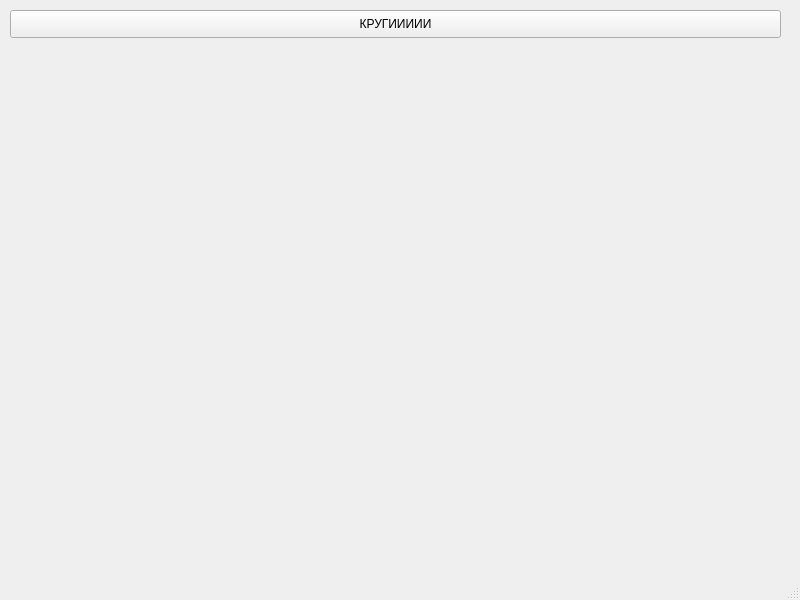
<?xml version="1.0" encoding="UTF-8"?>
<ui version="4.0">
 <class>MainWindow</class>
 <widget class="QMainWindow" name="MainWindow">
  <property name="geometry">
   <rect>
    <x>0</x>
    <y>0</y>
    <width>800</width>
    <height>600</height>
   </rect>
  </property>
  <property name="windowTitle">
   <string>MainWindow</string>
  </property>
  <widget class="QWidget" name="centralwidget">
   <widget class="QPushButton" name="pushButton">
    <property name="geometry">
     <rect>
      <x>10</x>
      <y>10</y>
      <width>771</width>
      <height>28</height>
     </rect>
    </property>
    <property name="text">
     <string>КРУГИИИИИ</string>
    </property>
   </widget>
  </widget>
  <widget class="QMenuBar" name="menubar">
   <property name="geometry">
    <rect>
     <x>0</x>
     <y>0</y>
     <width>800</width>
     <height>26</height>
    </rect>
   </property>
  </widget>
  <widget class="QStatusBar" name="statusbar"/>
 </widget>
 <resources/>
 <connections/>
</ui>
